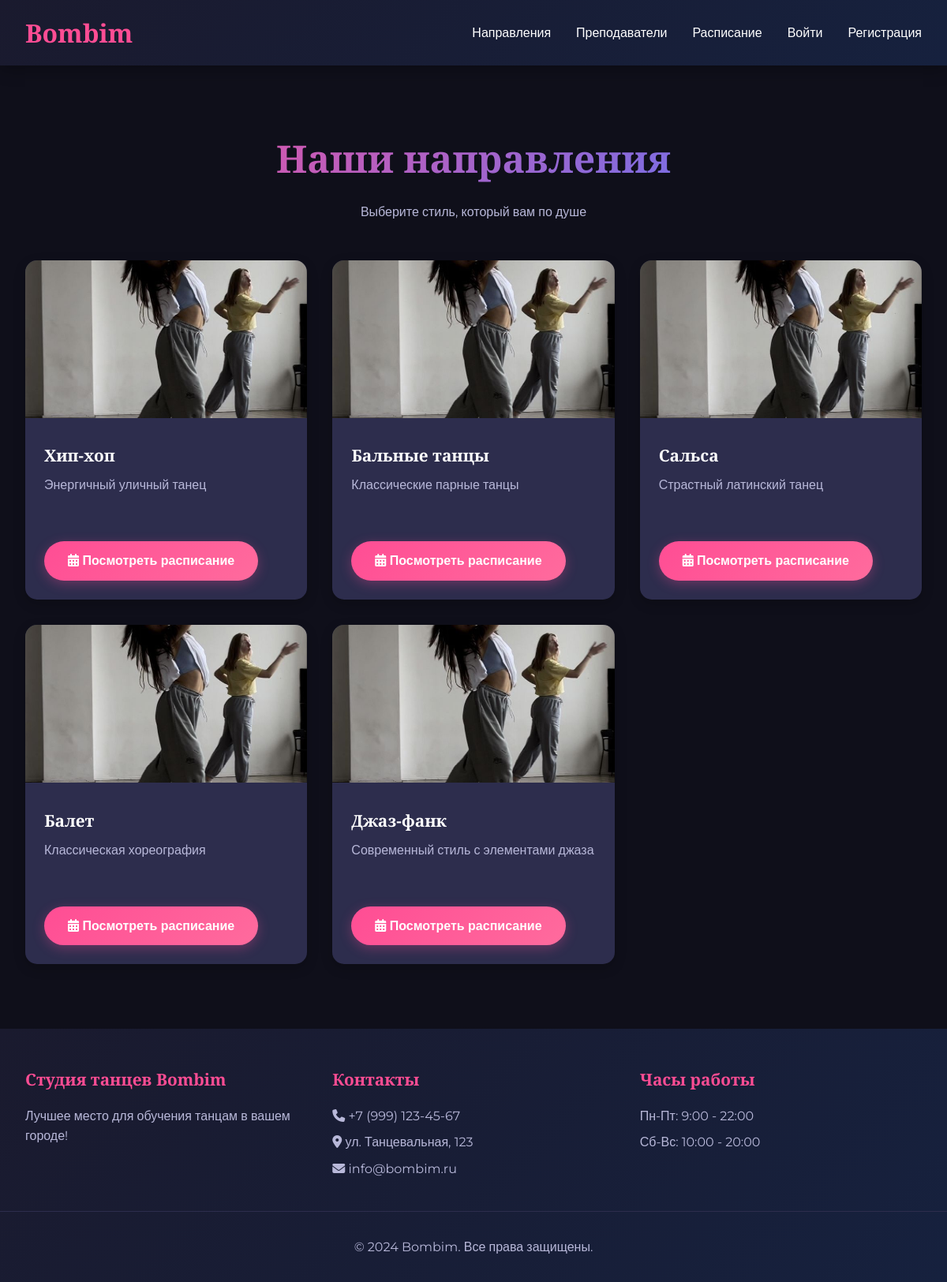
Page /styles/ on the committed database.
### main/models.py (models this page shows, shortened)
class DanceStyle(models.Model):
    name = models.CharField(max_length=100)
    description = models.TextField()
    image = models.ImageField(upload_to='styles/')

### main/views.py (the view)
# urls.py: path('styles/', views.styles_view, name='styles'),
def styles_view(request):
    styles = DanceStyle.objects.all()
    return render(request, 'main/styles.html', {'styles': styles})

### templates/main/styles.html (shortened to what this page needs)
{% extends 'main/base.html' %}
{% block content %}
<section class="mt-5">
    <h1 class="text-center">Наши направления</h1>
    <p class="text-center" style="color: var(--text-secondary); margin-bottom: 3rem;">
        Выберите стиль, который вам по душе
    </p>
    <div class="grid grid-3">
        {% for style in styles %}
        <div class="style-card">
            <div class="style-image-container">
                {% if style.image %}
                <img src="{{ style.image.url }}" alt="{{ style.name }}" class="style-image">
                {% else %}
                <div class="style-image-placeholder">
                    <i class="fas fa-music fa-3x"></i>
                </div>
                {% endif %}
            </div>
            <div class="style-content">
                <h3>{{ style.name }}</h3>
                <p class="style-description">{{ style.description }}</p>
                <a href="{% url 'schedule' %}?style={{ style.id }}" class="btn btn-primary">
                    <i class="fas fa-calendar-alt"></i> Посмотреть расписание
                </a>
            </div>
        </div>
        {% endfor %}
    </div>
</section>
{% endblock %}

### templates/main/base.html (style rules this page uses)
:root { --bg-primary: #0f0f1a; --bg-secondary: #1a1a2e; --bg-card: #2d2d4d; --accent-primary: #ff4d94; --accent-secondary: #4d79ff; --text-primary: #ffffff; --text-secondary: #b8b8d9; --success: #00cc99; --warning: #ffcc00; --danger: #ff4d4d; }
* { margin: 0; padding: 0; box-sizing: border-box; }
body { font-family: 'Montserrat', sans-serif; background: var(--bg-primary); color: var(--text-primary); line-height: 1.6; min-height: 100vh; display: flex; flex-direction: column; }
.btn { display: inline-block; padding: 12px 30px; border: none; border-radius: 50px; text-decoration: none; font-weight: 600; text-align: center; transition: all 0.3s ease; cursor: pointer; font-size: 1rem; }
.btn-primary { background: linear-gradient(135deg, var(--accent-primary) 0%, #ff6b9d 100%); color: white; box-shadow: 0 4px 15px rgba(255, 77, 148, 0.3); }
h1, h2, h3, h4, h5, h6 { font-family: 'Playfair Display', serif; color: var(--text-primary); margin-bottom: 1rem; }
h1 { font-size: 3rem; background: linear-gradient(135deg, var(--accent-primary) 0%, var(--accent-secondary) 100%); -webkit-background-clip: text; -webkit-text-fill-color: transparent; text-align: center; }
.text-center { text-align: center; }
.mt-5 { margin-top: 3rem; }
.grid { display: grid; gap: 2rem; }
.grid-3 { grid-template-columns: repeat(auto-fit, minmax(250px, 1fr)); }

### templates/main/styles.html (style rules this page uses)
.style-card { background: var(--bg-card); border-radius: 15px; overflow: hidden; transition: all 0.3s ease; box-shadow: 0 5px 15px rgba(0, 0, 0, 0.2); }
.style-image-container { position: relative; overflow: hidden; }
.style-image { width: 100%; height: 200px; object-fit: cover; transition: transform 0.3s ease; }
.style-content { padding: 1.5rem; }
.style-content h3 { color: var(--text-primary); margin-bottom: 0.5rem; font-size: 1.3rem; font-weight: 600; }
.style-description { color: var(--text-secondary); line-height: 1.6; margin-bottom: 1.5rem; min-height: 60px; }
.grid-3 { display: grid; grid-template-columns: repeat(auto-fit, minmax(300px, 1fr)); gap: 2rem; margin: 0 auto; margin-bottom: 50px; }

### rows in the picture
DanceStyle: image (picture), name "Хип-хоп", description "Энергичный уличный танец"
DanceStyle: image (picture), name "Бальные танцы", description "Классические парные танцы"
DanceStyle: image (picture), name "Сальса", description "Страстный латинский танец"
DanceStyle: image (picture), name "Балет", description "Классическая хореография"
DanceStyle: image (picture), name "Джаз-фанк", description "Современный стиль с элементами джаза"
